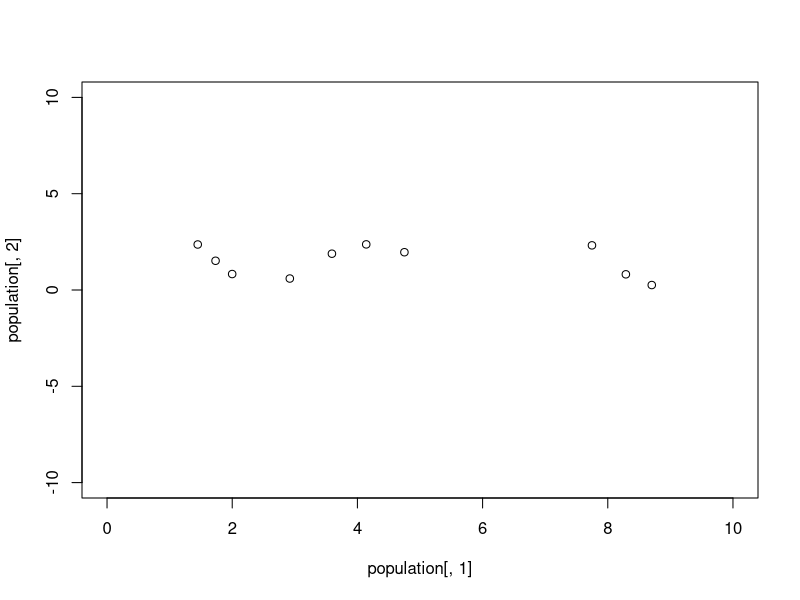

This chart was generated by the following R code: (Note: this script raises an error after producing the figure.)
initPopulation <- function(candidates,gene,min,max) {
	# each but the last column of the population presents one gene of each individual
	# the last column of the population show the fitness of each individual
	population <- matrix(nrow=candidates, ncol=(gene+1))
	for(i in 1:candidates) {
		population[i] <- runif(gene,min,max)
		population[i,gene+1] <- 0
	}
	return(population)
}

# attention: only for 2D landscapes
evaluate <- function(landscape,population) {
	for(i in 1:nrow(population)) {
		population[i,2] <- landscape(population[i,1])
	}
	return(population)
}

mutateOffspring <- function(population,mutateRate) {
	newPopulation <- matrix(nrow=nrow(population)*2, ncol=ncol(population))
	signs <- c(-1,1)
	# copy old population
	for(i in 1:nrow(population)) {
		for(j in 1:(ncol(population)-1)) {
			newPopulation[i,j] <- population[i,j]
		}
	}
	# get new population
	for(i in 1:nrow(population)) {
		for(j in 1:(ncol(population)-1)) {
			newPopulation[nrow(population)+i,j] <- population[i,j] + mutateRate * sample(signs,1,replace=TRUE)
		}
	}
	return(newPopulation)
}

selectNextGen <- function(population,newSize) {
	population <- population[order(population[,ncol(population)]),]
	return(population[nrow(population):(nrow(population)-newSize),])
}

mainEA <- function(landscape, generations, candidates, gene, mutateRate, xMin, xMax, yMin, yMax) {
	population <- initPopulation(candidates,gene,xMin,xMax)
	population <- evaluate(landscape,population)
	
	# plot
	plot(population[,1],population[,2],xlim=c(xMin,xMax),ylim=c(yMin,yMax))
	seq <- seq(xMin,xMax,by=0.1) 
	lines(seq,landscape(seq))
	
	generation = 1
	while(generations > generation) {		
		population <- mutateOffspring(population,mutateRate)
		population <- evaluate(landscape,population)
		population <- selectNextGen(population,candidates)
		generation <- generation + 1
		
		# plot
		plot(population[,1],population[,2],xlim=c(xMin,xMax),ylim=c(yMin,yMax))
		seq <- seq(xMin,xMax,by=0.1) 
		lines(seq,landscape(seq))
	}
	return(population)
}

# define functions (landscapes)
borders <- function(x,y) {
	if(x > 10 || x < 0) {
		return(-Inf)
	}
	return(y)
}

g <- function(x) borders(x,x)
k <- function(x) borders(x,sin(x))
h <- function(x) borders(x,x*sin(x))
l <- function(x) borders(x,2+cos(x)+sin(2*x))

# settings
landscape <- l
generations <- 100
sizeOfPopulation <- 10
gene <- 1
mutateRate <- 0.1
xMin <-  0 # for first initalisation
xMax <- 10 # for first initalisation
yMin <- -10 # for plot
yMax <-  10 # for plot

# and go for it
population <- mainEA(landscape, generations, sizeOfPopulation, gene, mutateRate, xMin, xMax, yMin, yMax)
